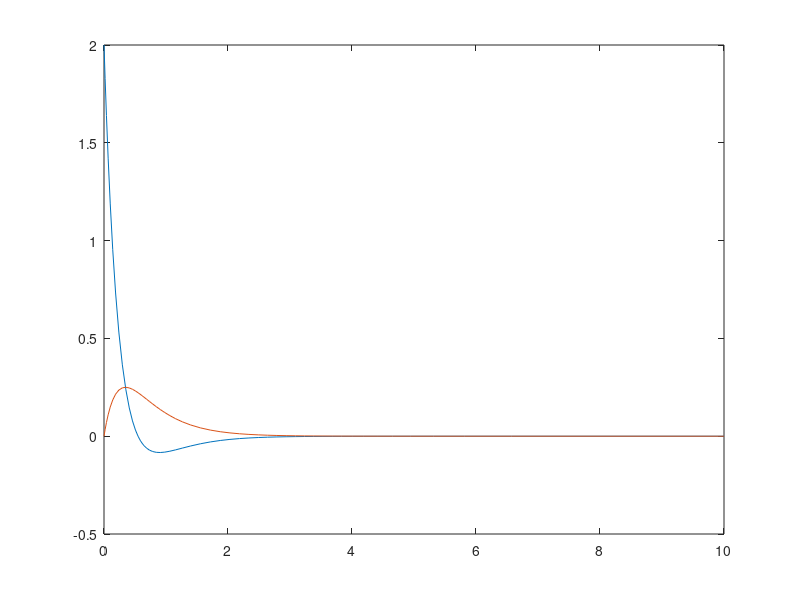
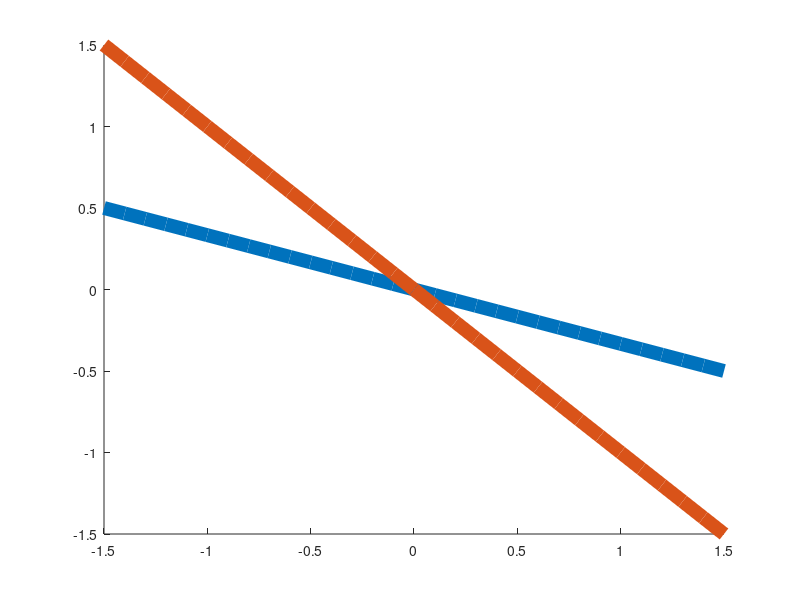

MATLAB code for these plots, in order: (Note: this script raises an error after producing the figures.)
A = [-5 -3; 1 -1];

function [t,x] = system_simulation(A)
    ode_sys = @(t,x) [A(1,1)*x(1)+A(1,2)*x(2);A(2,1)*x(1)+A(2,2)*x(2)]; # Définition système
    [t,x] = ode23 (ode_sys, [0, 10], [2, 0]); # Résolution système
endfunction

[t,x] = system_simulation(A);
figure(1)
plot(t,x)

# 2. Dessiner les droites correspondants aux vecteurs propres et le sense des trajectoires associés
function [eigenline_1,eigenline_2,V] = compute_eigenlines(A,line_range)
    [V,L] = eig(A);
    eigenline_1 = (V(2,1)/V(1,1)) * line_range;
    eigenline_2 = (V(2,2)/V(1,2)) * line_range;
endfunction

function [line_range,eigenline_1,eigenline_2] = plot_eigenlines(A)
    line_range = -1.5:.1:1.5;
    [eigenline_1,eigenline_2,V] = compute_eigenlines(A,line_range);
    figure(2)
    hold on;
    plot(line_range,eigenline_1,"linewidth",10);
    plot(line_range,eigenline_2,"linewidth",10);
    quiver([0;0],[0;0],V(1,:),V(2,:),"linewidth",10,"color","k");
    legend("v_1","v_2","location","south");
endfunction

[line_range,eigenline_1,eigenline_2] = plot_eigenlines(A);

# 3. Calculer les isoclines
function [isocline_1,isocline_2] = compute_isoclines(A,line_range)
    isocline_1 = -(A(1,1)/A(1,2)) * line_range;
    isocline_2 = -(A(2,1)/A(2,2)) * line_range;
endfunction

function [line_range,isocline_1,isocline_2] = plot_isoclines(A)
    line_range = -1.5:.1:1.5;
    [isocline_1,isocline_2] = compute_isoclines(A,line_range);
    figure(2)
    hold on;
    plot(line_range,isocline_1,"linewidth",5);
    plot(line_range,isocline_2,"linewidth",5);
    legend("isocline_1","isocline_2","location","south");
endfunction

[line_range,isocline_1,isocline_2] = plot_isoclines(A);

# 4. Portrait de phase complet
function [x1,x2,x1p,x2p] = plot_portrait_phase_complete(A)
    #grid for plotting
    x1range=-1.5:.1:1.5;
    x2range=-1.5:.1:1.5;
    [x1,x2] = meshgrid(x1range, x2range);


    # Define the system to plot (based on matrix A)
    x1p = A(1,1)*x1+A(1,2)*x2;
    x2p = A(2,1)*x1+A(2,2)*x2;

    #Normalize values for plotting
    norms=sqrt(x1p.^2+x2p.^2);
    
    figure(2)
    [eigenline_1,eigenline_2,V] = compute_eigenlines(A,x1range);
    [isocline_1,isocline_2] = compute_isoclines(A,x1range);
    
    # Vector field plot
    hold on;
    quiver(x1,x2,x1p./norms,x2p./norms,0.5);
    # Isoclines
    plot(x1range,isocline_1,"linewidth",5);
    plot(x1range,isocline_2,"linewidth",5);
    # Vecteurs propres
    plot(x1range,eigenline_1,"linewidth",5);
    plot(x1range,eigenline_2,"linewidth",5);
    legend("field","v_1","v_2","isocline_1","isocline_2","location","south","orientation", "horizontal");
    
endfunction

[x1,x2,x1p,x2p] = plot_portrait_phase_complete(A);
